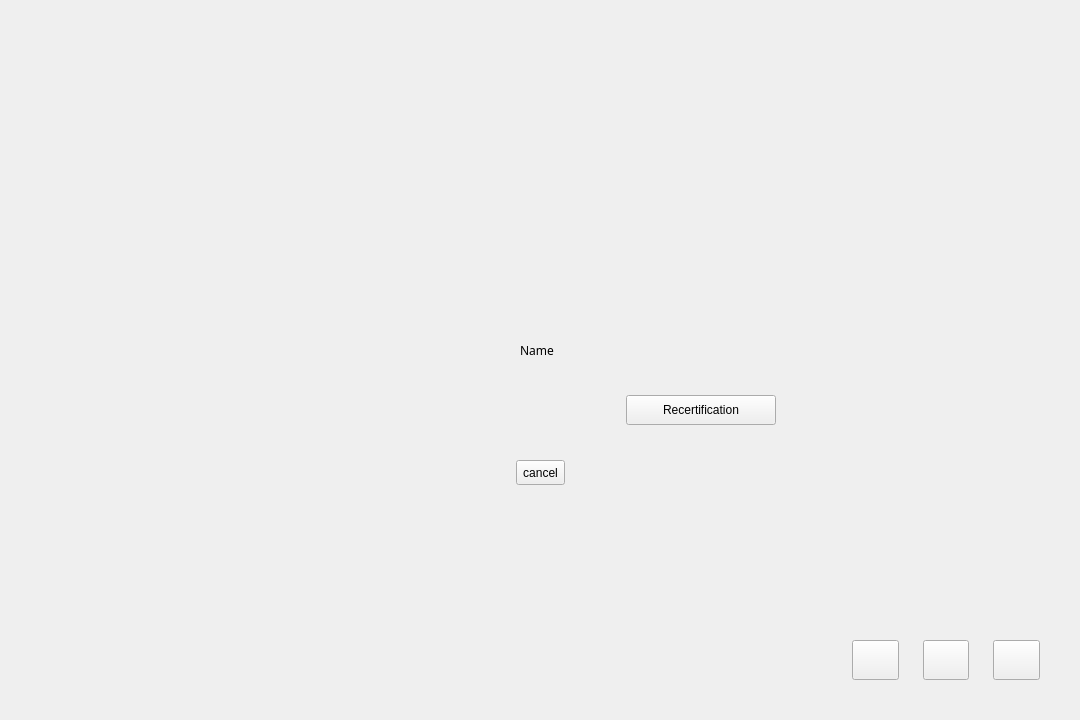
<?xml version="1.0" encoding="UTF-8"?>
<ui version="4.0">
 <class>ScreenSaverDialog</class>
 <widget class="QWidget" name="ScreenSaverDialog">
  <property name="geometry">
   <rect>
    <x>0</x>
    <y>0</y>
    <width>1080</width>
    <height>720</height>
   </rect>
  </property>
  <property name="sizePolicy">
   <sizepolicy hsizetype="Preferred" vsizetype="Preferred">
    <horstretch>0</horstretch>
    <verstretch>0</verstretch>
   </sizepolicy>
  </property>
  <property name="windowTitle">
   <string>Form</string>
  </property>
  <property name="styleSheet">
   <string notr="true">QWidget#GreeterWindow{
	#background-color:#202020;
	background-color:white;
}</string>
  </property>
  <layout class="QHBoxLayout" name="horizontalLayout" stretch="1,2,1">
   <property name="spacing">
    <number>0</number>
   </property>
   <property name="sizeConstraint">
    <enum>QLayout::SetNoConstraint</enum>
   </property>
   <property name="leftMargin">
    <number>40</number>
   </property>
   <property name="topMargin">
    <number>40</number>
   </property>
   <property name="rightMargin">
    <number>40</number>
   </property>
   <property name="bottomMargin">
    <number>40</number>
   </property>
   <item>
    <layout class="QVBoxLayout" name="leftV" stretch="0,0">
     <property name="spacing">
      <number>0</number>
     </property>
     <property name="sizeConstraint">
      <enum>QLayout::SetMinAndMaxSize</enum>
     </property>
     <property name="topMargin">
      <number>0</number>
     </property>
     <item>
      <spacer name="verticalSpacer">
       <property name="orientation">
        <enum>Qt::Vertical</enum>
       </property>
       <property name="sizeType">
        <enum>QSizePolicy::Expanding</enum>
       </property>
       <property name="sizeHint" stdset="0">
        <size>
         <width>20</width>
         <height>40</height>
        </size>
       </property>
      </spacer>
     </item>
     <item>
      <widget class="QWidget" name="JustForSpace" native="true">
       <property name="sizePolicy">
        <sizepolicy hsizetype="Preferred" vsizetype="Fixed">
         <horstretch>0</horstretch>
         <verstretch>0</verstretch>
        </sizepolicy>
       </property>
       <property name="minimumSize">
        <size>
         <width>114</width>
         <height>0</height>
        </size>
       </property>
       <property name="maximumSize">
        <size>
         <width>228</width>
         <height>0</height>
        </size>
       </property>
      </widget>
     </item>
    </layout>
   </item>
   <item>
    <widget class="QWidget" name="centerV" native="true">
     <property name="sizePolicy">
      <sizepolicy hsizetype="Expanding" vsizetype="Expanding">
       <horstretch>0</horstretch>
       <verstretch>0</verstretch>
      </sizepolicy>
     </property>
     <layout class="QVBoxLayout" name="verticalLayout_2" stretch="6,11,4,1">
      <property name="spacing">
       <number>0</number>
      </property>
      <property name="topMargin">
       <number>1</number>
      </property>
      <property name="bottomMargin">
       <number>1</number>
      </property>
      <item>
       <spacer name="verticalSpacer_2">
        <property name="orientation">
         <enum>Qt::Vertical</enum>
        </property>
        <property name="sizeType">
         <enum>QSizePolicy::Preferred</enum>
        </property>
        <property name="sizeHint" stdset="0">
         <size>
          <width>20</width>
          <height>40</height>
         </size>
        </property>
       </spacer>
      </item>
      <item>
       <widget class="QWidget" name="center" native="true">
        <property name="sizePolicy">
         <sizepolicy hsizetype="Expanding" vsizetype="Expanding">
          <horstretch>0</horstretch>
          <verstretch>0</verstretch>
         </sizepolicy>
        </property>
        <layout class="QVBoxLayout" name="verticalLayout_4" stretch="8,1,1,1,5">
         <property name="spacing">
          <number>0</number>
         </property>
         <property name="sizeConstraint">
          <enum>QLayout::SetDefaultConstraint</enum>
         </property>
         <property name="leftMargin">
          <number>0</number>
         </property>
         <property name="topMargin">
          <number>0</number>
         </property>
         <property name="rightMargin">
          <number>0</number>
         </property>
         <property name="bottomMargin">
          <number>0</number>
         </property>
         <item>
          <widget class="QWidget" name="horizontalWidget_3" native="true">
           <property name="sizePolicy">
            <sizepolicy hsizetype="Expanding" vsizetype="Expanding">
             <horstretch>0</horstretch>
             <verstretch>0</verstretch>
            </sizepolicy>
           </property>
           <property name="minimumSize">
            <size>
             <width>0</width>
             <height>0</height>
            </size>
           </property>
           <property name="maximumSize">
            <size>
             <width>16777215</width>
             <height>16777215</height>
            </size>
           </property>
           <layout class="QHBoxLayout" name="horizontalLayout_3" stretch="0,5,0,0,0">
            <property name="spacing">
             <number>0</number>
            </property>
            <property name="sizeConstraint">
             <enum>QLayout::SetMaximumSize</enum>
            </property>
            <property name="leftMargin">
             <number>0</number>
            </property>
            <property name="topMargin">
             <number>0</number>
            </property>
            <property name="rightMargin">
             <number>0</number>
            </property>
            <property name="bottomMargin">
             <number>10</number>
            </property>
            <item>
             <spacer name="horizontalSpacer">
              <property name="orientation">
               <enum>Qt::Horizontal</enum>
              </property>
              <property name="sizeType">
               <enum>QSizePolicy::Preferred</enum>
              </property>
              <property name="sizeHint" stdset="0">
               <size>
                <width>40</width>
                <height>20</height>
               </size>
              </property>
             </spacer>
            </item>
            <item>
             <widget class="UserAvatarWidget" name="loginAvatar" native="true">
              <property name="sizePolicy">
               <sizepolicy hsizetype="Expanding" vsizetype="Expanding">
                <horstretch>0</horstretch>
                <verstretch>0</verstretch>
               </sizepolicy>
              </property>
              <property name="minimumSize">
               <size>
                <width>100</width>
                <height>100</height>
               </size>
              </property>
              <property name="maximumSize">
               <size>
                <width>180</width>
                <height>180</height>
               </size>
              </property>
              <property name="styleSheet">
               <string notr="true"/>
              </property>
             </widget>
            </item>
            <item>
             <widget class="FingerAuthAvatar" name="fingerAvatar" native="true">
              <property name="sizePolicy">
               <sizepolicy hsizetype="Expanding" vsizetype="Expanding">
                <horstretch>0</horstretch>
                <verstretch>0</verstretch>
               </sizepolicy>
              </property>
              <property name="minimumSize">
               <size>
                <width>100</width>
                <height>100</height>
               </size>
              </property>
              <property name="maximumSize">
               <size>
                <width>180</width>
                <height>180</height>
               </size>
              </property>
             </widget>
            </item>
            <item>
             <widget class="FaceAuthAvatar" name="faceAvatar" native="true">
              <property name="sizePolicy">
               <sizepolicy hsizetype="Expanding" vsizetype="Expanding">
                <horstretch>0</horstretch>
                <verstretch>0</verstretch>
               </sizepolicy>
              </property>
              <property name="minimumSize">
               <size>
                <width>100</width>
                <height>100</height>
               </size>
              </property>
              <property name="maximumSize">
               <size>
                <width>180</width>
                <height>180</height>
               </size>
              </property>
             </widget>
            </item>
            <item>
             <spacer name="horizontalSpacer_2">
              <property name="orientation">
               <enum>Qt::Horizontal</enum>
              </property>
              <property name="sizeType">
               <enum>QSizePolicy::Preferred</enum>
              </property>
              <property name="sizeHint" stdset="0">
               <size>
                <width>40</width>
                <height>20</height>
               </size>
              </property>
             </spacer>
            </item>
           </layout>
          </widget>
         </item>
         <item>
          <widget class="QWidget" name="horizontalWidget" native="true">
           <property name="sizePolicy">
            <sizepolicy hsizetype="Preferred" vsizetype="Preferred">
             <horstretch>0</horstretch>
             <verstretch>0</verstretch>
            </sizepolicy>
           </property>
           <layout class="QHBoxLayout" name="horizontalLayout_4">
            <property name="leftMargin">
             <number>0</number>
            </property>
            <property name="topMargin">
             <number>0</number>
            </property>
            <property name="rightMargin">
             <number>0</number>
            </property>
            <property name="bottomMargin">
             <number>18</number>
            </property>
            <item>
             <spacer name="horizontalSpacer_4">
              <property name="orientation">
               <enum>Qt::Horizontal</enum>
              </property>
              <property name="sizeHint" stdset="0">
               <size>
                <width>40</width>
                <height>20</height>
               </size>
              </property>
             </spacer>
            </item>
            <item>
             <widget class="ShadowLabel" name="label_userName">
              <property name="sizePolicy">
               <sizepolicy hsizetype="Preferred" vsizetype="Preferred">
                <horstretch>0</horstretch>
                <verstretch>0</verstretch>
               </sizepolicy>
              </property>
              <property name="baseSize">
               <size>
                <width>0</width>
                <height>0</height>
               </size>
              </property>
              <property name="font">
               <font>
                <family>Noto Sans CJK SC Light</family>
               </font>
              </property>
              <property name="styleSheet">
               <string notr="true"/>
              </property>
              <property name="text">
               <string>Name</string>
              </property>
              <property name="alignment">
               <set>Qt::AlignCenter</set>
              </property>
             </widget>
            </item>
            <item>
             <widget class="QWidget" name="JustForSpace_2" native="true">
              <property name="sizePolicy">
               <sizepolicy hsizetype="Fixed" vsizetype="Fixed">
                <horstretch>0</horstretch>
                <verstretch>0</verstretch>
               </sizepolicy>
              </property>
              <property name="minimumSize">
               <size>
                <width>0</width>
                <height>54</height>
               </size>
              </property>
             </widget>
            </item>
            <item>
             <spacer name="horizontalSpacer_5">
              <property name="orientation">
               <enum>Qt::Horizontal</enum>
              </property>
              <property name="sizeHint" stdset="0">
               <size>
                <width>40</width>
                <height>20</height>
               </size>
              </property>
             </spacer>
            </item>
           </layout>
          </widget>
         </item>
         <item>
          <widget class="QWidget" name="horizontalWidget_2" native="true">
           <property name="sizePolicy">
            <sizepolicy hsizetype="Expanding" vsizetype="Preferred">
             <horstretch>0</horstretch>
             <verstretch>0</verstretch>
            </sizepolicy>
           </property>
           <property name="minimumSize">
            <size>
             <width>0</width>
             <height>54</height>
            </size>
           </property>
           <property name="maximumSize">
            <size>
             <width>16777215</width>
             <height>60</height>
            </size>
           </property>
           <layout class="QHBoxLayout" name="horizontalLayout_5" stretch="0,0,0,0,0,0">
            <property name="spacing">
             <number>10</number>
            </property>
            <property name="leftMargin">
             <number>0</number>
            </property>
            <property name="topMargin">
             <number>0</number>
            </property>
            <property name="rightMargin">
             <number>0</number>
            </property>
            <property name="bottomMargin">
             <number>24</number>
            </property>
            <item>
             <spacer name="horizontalSpacer_9">
              <property name="orientation">
               <enum>Qt::Horizontal</enum>
              </property>
              <property name="sizeType">
               <enum>QSizePolicy::Expanding</enum>
              </property>
              <property name="sizeHint" stdset="0">
               <size>
                <width>40</width>
                <height>20</height>
               </size>
              </property>
             </spacer>
            </item>
            <item>
             <widget class="QLabel" name="label_JustForSpace">
              <property name="sizePolicy">
               <sizepolicy hsizetype="Fixed" vsizetype="Preferred">
                <horstretch>0</horstretch>
                <verstretch>0</verstretch>
               </sizepolicy>
              </property>
              <property name="minimumSize">
               <size>
                <width>36</width>
                <height>0</height>
               </size>
              </property>
              <property name="text">
               <string/>
              </property>
             </widget>
            </item>
            <item>
             <widget class="GreeterLineEdit" name="promptEdit" native="true">
              <property name="sizePolicy">
               <sizepolicy hsizetype="Expanding" vsizetype="Preferred">
                <horstretch>0</horstretch>
                <verstretch>0</verstretch>
               </sizepolicy>
              </property>
              <property name="minimumSize">
               <size>
                <width>220</width>
                <height>30</height>
               </size>
              </property>
              <property name="maximumSize">
               <size>
                <width>270</width>
                <height>36</height>
               </size>
              </property>
              <property name="styleSheet">
               <string notr="true"/>
              </property>
             </widget>
            </item>
            <item>
             <widget class="QLabel" name="label_capsLock">
              <property name="sizePolicy">
               <sizepolicy hsizetype="Fixed" vsizetype="Fixed">
                <horstretch>0</horstretch>
                <verstretch>0</verstretch>
               </sizepolicy>
              </property>
              <property name="minimumSize">
               <size>
                <width>36</width>
                <height>36</height>
               </size>
              </property>
              <property name="maximumSize">
               <size>
                <width>36</width>
                <height>36</height>
               </size>
              </property>
              <property name="styleSheet">
               <string notr="true"/>
              </property>
              <property name="text">
               <string/>
              </property>
             </widget>
            </item>
            <item>
             <widget class="QPushButton" name="btn_reAuth">
              <property name="minimumSize">
               <size>
                <width>150</width>
                <height>30</height>
               </size>
              </property>
              <property name="maximumSize">
               <size>
                <width>180</width>
                <height>36</height>
               </size>
              </property>
              <property name="text">
               <string>Recertification</string>
              </property>
             </widget>
            </item>
            <item>
             <spacer name="horizontalSpacer_8">
              <property name="orientation">
               <enum>Qt::Horizontal</enum>
              </property>
              <property name="sizeType">
               <enum>QSizePolicy::Expanding</enum>
              </property>
              <property name="sizeHint" stdset="0">
               <size>
                <width>40</width>
                <height>20</height>
               </size>
              </property>
             </spacer>
            </item>
           </layout>
          </widget>
         </item>
         <item>
          <widget class="QWidget" name="widget" native="true">
           <layout class="QHBoxLayout" name="horizontalLayout_7">
            <property name="spacing">
             <number>0</number>
            </property>
            <property name="bottomMargin">
             <number>1</number>
            </property>
            <item>
             <spacer name="horizontalSpacer_6">
              <property name="orientation">
               <enum>Qt::Horizontal</enum>
              </property>
              <property name="sizeHint" stdset="0">
               <size>
                <width>40</width>
                <height>20</height>
               </size>
              </property>
             </spacer>
            </item>
            <item>
             <widget class="QToolButton" name="btn_cancel">
              <property name="sizePolicy">
               <sizepolicy hsizetype="Preferred" vsizetype="Preferred">
                <horstretch>0</horstretch>
                <verstretch>0</verstretch>
               </sizepolicy>
              </property>
              <property name="focusPolicy">
               <enum>Qt::TabFocus</enum>
              </property>
              <property name="styleSheet">
               <string notr="true"/>
              </property>
              <property name="text">
               <string>cancel</string>
              </property>
             </widget>
            </item>
            <item>
             <spacer name="horizontalSpacer_7">
              <property name="orientation">
               <enum>Qt::Horizontal</enum>
              </property>
              <property name="sizeHint" stdset="0">
               <size>
                <width>40</width>
                <height>20</height>
               </size>
              </property>
             </spacer>
            </item>
            <item>
             <widget class="QWidget" name="JustForSpace_3" native="true">
              <property name="sizePolicy">
               <sizepolicy hsizetype="Preferred" vsizetype="Preferred">
                <horstretch>0</horstretch>
                <verstretch>0</verstretch>
               </sizepolicy>
              </property>
              <property name="minimumSize">
               <size>
                <width>0</width>
                <height>25</height>
               </size>
              </property>
              <property name="maximumSize">
               <size>
                <width>0</width>
                <height>25</height>
               </size>
              </property>
             </widget>
            </item>
           </layout>
          </widget>
         </item>
         <item>
          <widget class="QWidget" name="widget" native="true">
           <layout class="QHBoxLayout" name="horizontalLayout_6" stretch="1">
            <property name="spacing">
             <number>0</number>
            </property>
            <property name="topMargin">
             <number>18</number>
            </property>
            <property name="bottomMargin">
             <number>1</number>
            </property>
            <item alignment="Qt::AlignHCenter|Qt::AlignTop">
             <widget class="QLabel" name="label_tips">
              <property name="sizePolicy">
               <sizepolicy hsizetype="Preferred" vsizetype="Preferred">
                <horstretch>0</horstretch>
                <verstretch>0</verstretch>
               </sizepolicy>
              </property>
              <property name="minimumSize">
               <size>
                <width>120</width>
                <height>30</height>
               </size>
              </property>
              <property name="maximumSize">
               <size>
                <width>16777215</width>
                <height>30</height>
               </size>
              </property>
              <property name="font">
               <font>
                <family>Noto Sans CJK SC Light</family>
               </font>
              </property>
              <property name="styleSheet">
               <string notr="true"/>
              </property>
              <property name="text">
               <string/>
              </property>
              <property name="alignment">
               <set>Qt::AlignCenter</set>
              </property>
             </widget>
            </item>
           </layout>
          </widget>
         </item>
        </layout>
       </widget>
      </item>
      <item>
       <spacer name="verticalSpacer_3">
        <property name="orientation">
         <enum>Qt::Vertical</enum>
        </property>
        <property name="sizeType">
         <enum>QSizePolicy::Preferred</enum>
        </property>
        <property name="sizeHint" stdset="0">
         <size>
          <width>20</width>
          <height>40</height>
         </size>
        </property>
       </spacer>
      </item>
      <item alignment="Qt::AlignHCenter|Qt::AlignBottom">
       <widget class="ShadowLabel" name="label_dataAndTime">
        <property name="sizePolicy">
         <sizepolicy hsizetype="Preferred" vsizetype="Preferred">
          <horstretch>0</horstretch>
          <verstretch>0</verstretch>
         </sizepolicy>
        </property>
        <property name="font">
         <font>
          <family>Noto Sans CJK SC Light</family>
          <pointsize>-1</pointsize>
         </font>
        </property>
        <property name="styleSheet">
         <string notr="true">QLabel{
	font-family:&quot;Noto Sans CJK SC Light&quot;;
	font-size:20px;
	color:white;
	border:0px;
}
ShadowLabel{
	qproperty-shadowEnable:true;
	qproperty-shadowColor:rgba(0,0,0,0.1);
	qproperty-shadowOffsetX:2;
	qproperty-shadowOffsetY:2;
}</string>
        </property>
        <property name="text">
         <string/>
        </property>
        <property name="scaledContents">
         <bool>false</bool>
        </property>
        <property name="wordWrap">
         <bool>false</bool>
        </property>
       </widget>
      </item>
     </layout>
    </widget>
   </item>
   <item>
    <layout class="QVBoxLayout" name="rightV">
     <property name="spacing">
      <number>0</number>
     </property>
     <property name="topMargin">
      <number>0</number>
     </property>
     <item>
      <spacer name="verticalSpacer_4">
       <property name="orientation">
        <enum>Qt::Vertical</enum>
       </property>
       <property name="sizeHint" stdset="0">
        <size>
         <width>20</width>
         <height>40</height>
        </size>
       </property>
      </spacer>
     </item>
     <item>
      <widget class="QWidget" name="rightBottom" native="true">
       <property name="sizePolicy">
        <sizepolicy hsizetype="Preferred" vsizetype="Preferred">
         <horstretch>0</horstretch>
         <verstretch>0</verstretch>
        </sizepolicy>
       </property>
       <property name="minimumSize">
        <size>
         <width>114</width>
         <height>40</height>
        </size>
       </property>
       <property name="maximumSize">
        <size>
         <width>228</width>
         <height>40</height>
        </size>
       </property>
       <layout class="QHBoxLayout" name="horizontalLayout_2" stretch="0,1,1,1">
        <property name="spacing">
         <number>24</number>
        </property>
        <property name="leftMargin">
         <number>0</number>
        </property>
        <property name="topMargin">
         <number>0</number>
        </property>
        <property name="rightMargin">
         <number>0</number>
        </property>
        <property name="bottomMargin">
         <number>0</number>
        </property>
        <item>
         <spacer name="horizontalSpacer_3">
          <property name="orientation">
           <enum>Qt::Horizontal</enum>
          </property>
          <property name="sizeHint" stdset="0">
           <size>
            <width>40</width>
            <height>20</height>
           </size>
          </property>
         </spacer>
        </item>
        <item>
         <widget class="QToolButton" name="btn_switchuser">
          <property name="sizePolicy">
           <sizepolicy hsizetype="Expanding" vsizetype="Maximum">
            <horstretch>1</horstretch>
            <verstretch>1</verstretch>
           </sizepolicy>
          </property>
          <property name="minimumSize">
           <size>
            <width>24</width>
            <height>20</height>
           </size>
          </property>
          <property name="maximumSize">
           <size>
            <width>48</width>
            <height>40</height>
           </size>
          </property>
          <property name="sizeIncrement">
           <size>
            <width>0</width>
            <height>0</height>
           </size>
          </property>
          <property name="cursor">
           <cursorShape>PointingHandCursor</cursorShape>
          </property>
          <property name="styleSheet">
           <string notr="true"/>
          </property>
          <property name="text">
           <string/>
          </property>
         </widget>
        </item>
        <item>
         <widget class="QToolButton" name="btn_keyboard">
          <property name="sizePolicy">
           <sizepolicy hsizetype="Maximum" vsizetype="Maximum">
            <horstretch>1</horstretch>
            <verstretch>1</verstretch>
           </sizepolicy>
          </property>
          <property name="minimumSize">
           <size>
            <width>24</width>
            <height>20</height>
           </size>
          </property>
          <property name="maximumSize">
           <size>
            <width>48</width>
            <height>40</height>
           </size>
          </property>
          <property name="cursor">
           <cursorShape>PointingHandCursor</cursorShape>
          </property>
          <property name="styleSheet">
           <string notr="true"/>
          </property>
          <property name="text">
           <string/>
          </property>
         </widget>
        </item>
        <item>
         <widget class="QToolButton" name="btn_power">
          <property name="sizePolicy">
           <sizepolicy hsizetype="Fixed" vsizetype="Fixed">
            <horstretch>1</horstretch>
            <verstretch>1</verstretch>
           </sizepolicy>
          </property>
          <property name="minimumSize">
           <size>
            <width>24</width>
            <height>20</height>
           </size>
          </property>
          <property name="maximumSize">
           <size>
            <width>48</width>
            <height>40</height>
           </size>
          </property>
          <property name="cursor">
           <cursorShape>PointingHandCursor</cursorShape>
          </property>
          <property name="styleSheet">
           <string notr="true"/>
          </property>
          <property name="text">
           <string/>
          </property>
         </widget>
        </item>
       </layout>
      </widget>
     </item>
    </layout>
   </item>
  </layout>
 </widget>
 <layoutdefault spacing="6" margin="11"/>
 <customwidgets>
  <customwidget>
   <class>UserAvatarWidget</class>
   <extends>QWidget</extends>
   <header location="global">useravatarwidget.h</header>
   <container>1</container>
  </customwidget>
  <customwidget>
   <class>GreeterLineEdit</class>
   <extends>QWidget</extends>
   <header location="global">greeterlineedit.h</header>
   <container>1</container>
  </customwidget>
  <customwidget>
   <class>ShadowLabel</class>
   <extends>QLabel</extends>
   <header location="global">shadowlabel.h</header>
  </customwidget>
  <customwidget>
   <class>FingerAuthAvatar</class>
   <extends>QWidget</extends>
   <header location="global">finger-auth-avatar.h</header>
   <container>1</container>
  </customwidget>
  <customwidget>
   <class>FaceAuthAvatar</class>
   <extends>QWidget</extends>
   <header location="global">face-auth-avatar.h</header>
   <container>1</container>
  </customwidget>
 </customwidgets>
 <resources/>
 <connections/>
</ui>
